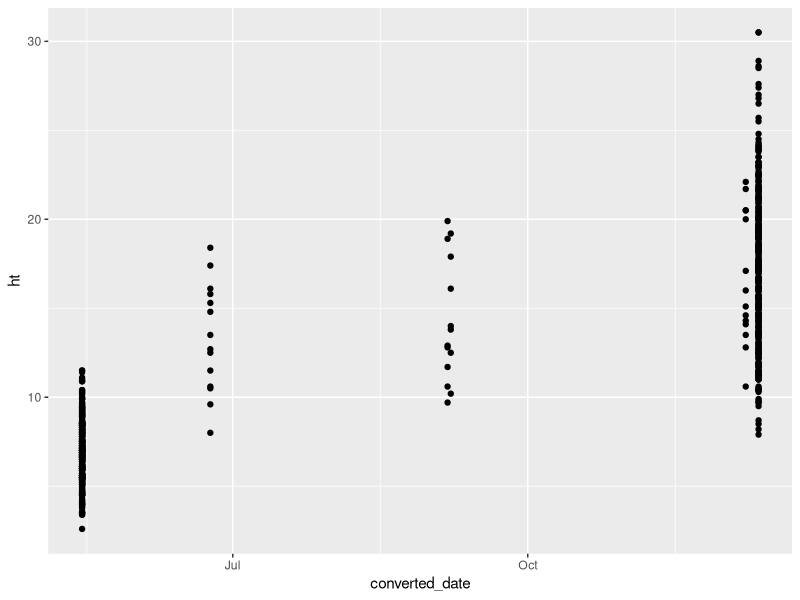
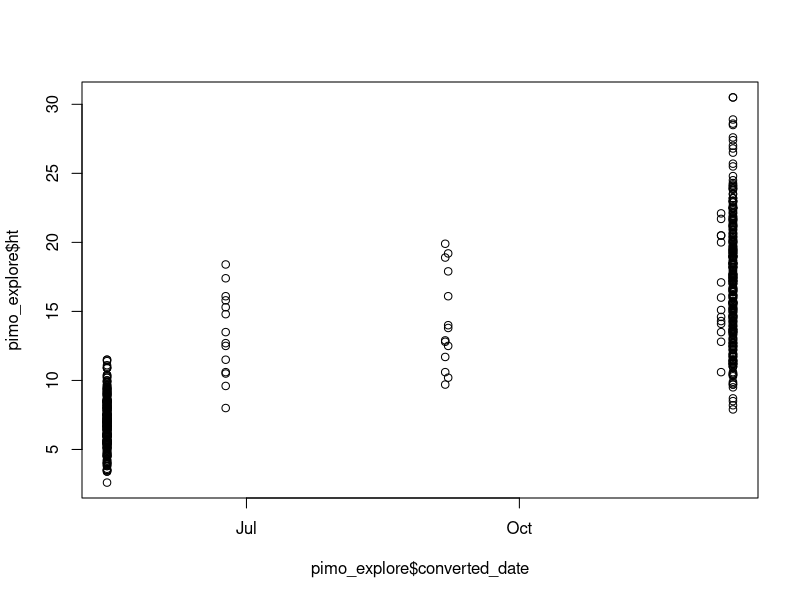

Source code (R) for these figures, in order:
####Data Cleaning with Ethan####

##https://stackoverflow.com/questions/67767866/how-to-convert-a-data-frame-from-wide-to-long-with-multiple-columns
library(tidyverse)

data_file <- "Greenhouse"
df <- read.csv("2_Incremental/greenhouse_morphological_060323.csv", header=T)

### tell R what grouping variables to use - 
### these are what we use to identify each individual
grouping_variables <- c("-id", "-sp", "-block", "-seedling..")
df$verbose_id <- paste0(df$id, df$sp, df$block, df$seedling, df$trt)
df$ht_5 <- as.numeric(df$ht_5)
df$rcd_5 <- as.numeric(df$rcd_5)
df$trt <- gsub("\\s", "", df$trt)


cleaned_data <- pivot_longer(df, cols = -c(id, sp, block, seedling, trt, seed_source), 
                             names_to = c(".value", "Seq"), names_sep = "_") %>%
  mutate(converted_date=as.Date(date,"%m/%d/%Y"))

####Exploratory Figures####

pimo_explore<- 
  cleaned_data %>%
  filter(sp=="pimo") %>%
  select(converted_date,ht,trt) %>%
  na.omit()
ggplot(data=pimo_explore, aes(x=converted_date, y=ht))+
  geom_point()
plot(pimo_explore$ht~pimo_explore$converted_date)
               

  
               